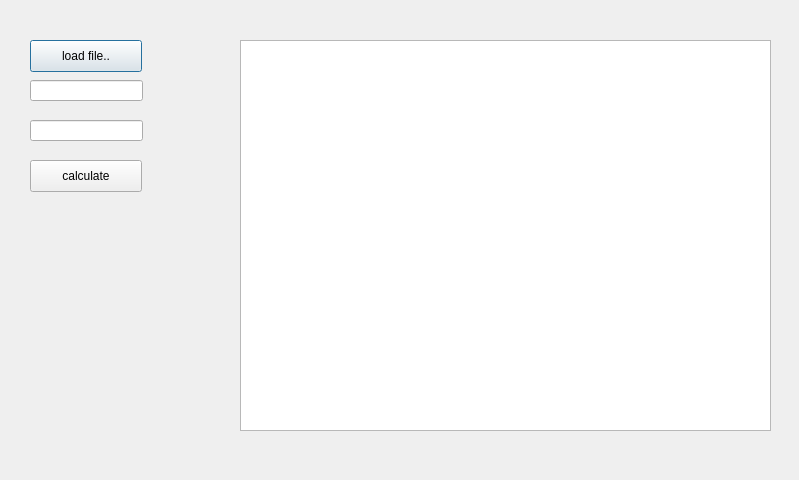
<?xml version="1.0" encoding="UTF-8"?>
<ui version="4.0">
 <class>route</class>
 <widget class="QDialog" name="route">
  <property name="geometry">
   <rect>
    <x>0</x>
    <y>0</y>
    <width>799</width>
    <height>480</height>
   </rect>
  </property>
  <property name="windowTitle">
   <string>Dialog</string>
  </property>
  <widget class="QPushButton" name="pushButton">
   <property name="geometry">
    <rect>
     <x>30</x>
     <y>40</y>
     <width>112</width>
     <height>32</height>
    </rect>
   </property>
   <property name="text">
    <string>load file..</string>
   </property>
  </widget>
  <widget class="QLineEdit" name="enterstation">
   <property name="geometry">
    <rect>
     <x>30</x>
     <y>80</y>
     <width>113</width>
     <height>21</height>
    </rect>
   </property>
  </widget>
  <widget class="QLineEdit" name="exitstation">
   <property name="geometry">
    <rect>
     <x>30</x>
     <y>120</y>
     <width>113</width>
     <height>21</height>
    </rect>
   </property>
  </widget>
  <widget class="QPushButton" name="pushButton_2">
   <property name="geometry">
    <rect>
     <x>30</x>
     <y>160</y>
     <width>112</width>
     <height>32</height>
    </rect>
   </property>
   <property name="text">
    <string>calculate</string>
   </property>
  </widget>
  <widget class="QTableWidget" name="tableWidget">
   <property name="geometry">
    <rect>
     <x>240</x>
     <y>40</y>
     <width>531</width>
     <height>391</height>
    </rect>
   </property>
  </widget>
 </widget>
 <resources/>
 <connections/>
</ui>
